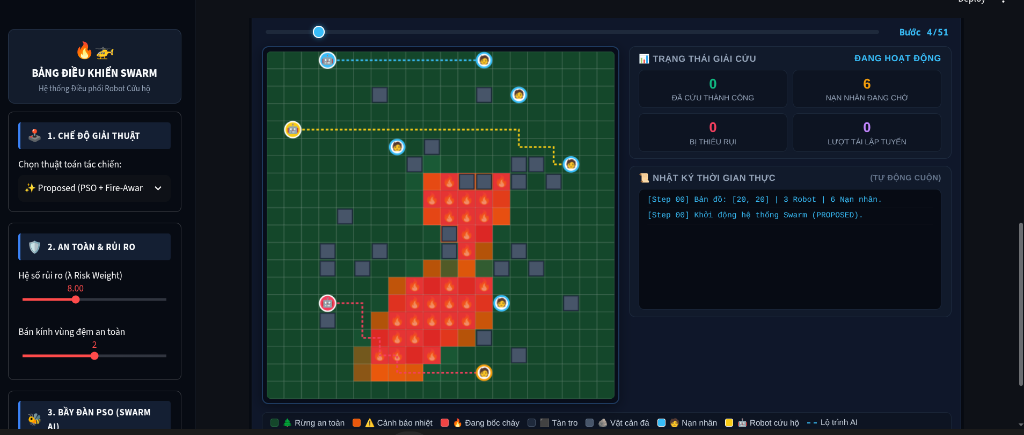
#> input picture assets/tactical_map_demo.png, 1024 x 435 px, found by its file name
$ python make_dashboard_asset.py
#> lines starting #> are read from the running program, lines starting #| are printed output that depends on the picture
from PIL import Image, ImageDraw, ImageFont

# Load both user images
im_map = Image.open("/home/duck/CLI/Wildfire-Rescue-Robotic/wildfire_rescue_swarm/assets/tactical_map_demo.png")
#> im_map is the input picture: PIL image 1024x435 RGBA; mean R, G, B, A 27.6, 37.4, 39.1, 255
im_top = Image.open("/home/duck/CLI/Wildfire-Rescue-Robotic/wildfire_rescue_swarm/assets/dashboard_overview.jpg")
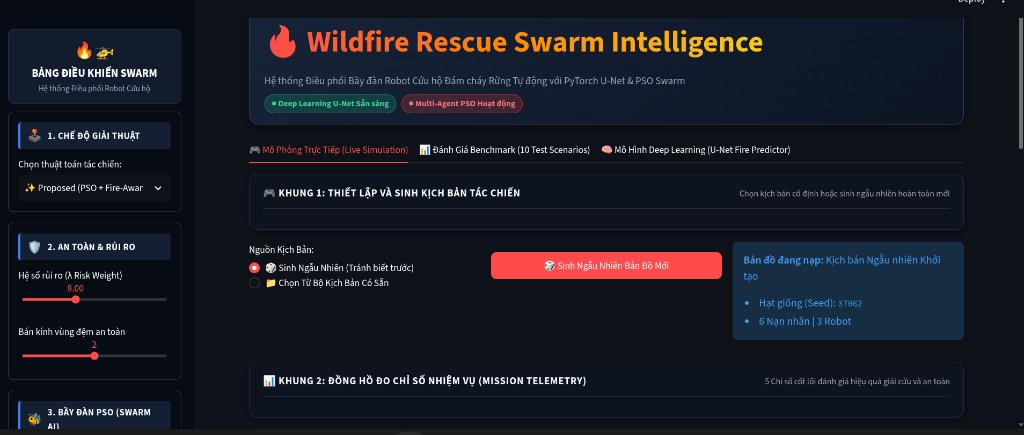
#> input picture assets/dashboard_overview.jpg, 1024 x 435 px, found by its file name
#> im_top is the input picture: PIL image 1024x435 RGB; mean R, G, B 25.4, 27.4, 37.4

# The map image is 1024 x 435. It shows the real full simulation!
# Let's create a high-fidelity showcase image with a stylish laptop/browser frame
w, h = 1024, 435
frame_w, frame_h = w + 20, h + 50
canvas = Image.new("RGB", (frame_w, frame_h), (15, 23, 42))
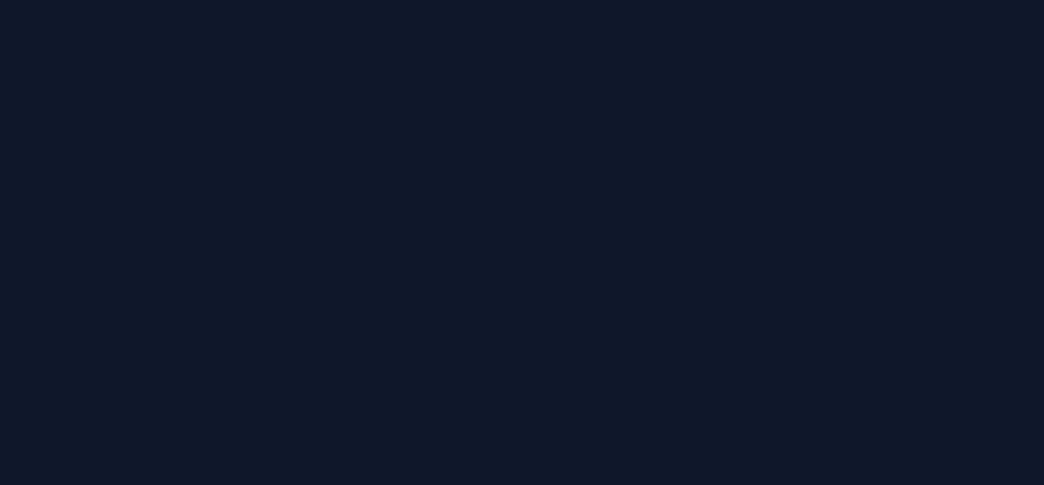
#> canvas: PIL image 1044x485 RGB; mean R, G, B 15, 23, 42
draw = ImageDraw.Draw(canvas)

# Browser header bar
draw.rectangle([0, 0, frame_w, 36], fill=(30, 41, 59))
# Window buttons
draw.ellipse([14, 12, 24, 22], fill=(239, 68, 68))
draw.ellipse([32, 12, 42, 22], fill=(245, 158, 11))
draw.ellipse([50, 12, 60, 22], fill=(16, 185, 129))

# URL bar
draw.rectangle([90, 8, frame_w - 90, 28], fill=(15, 23, 42))

# Paste dashboard
canvas.paste(im_map, (10, 40))
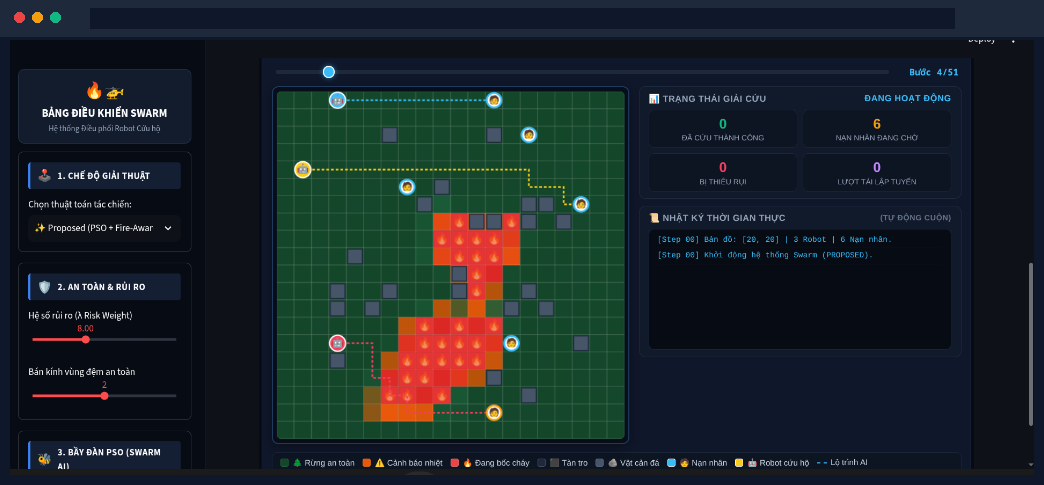
#> canvas: PIL image 1044x485 RGB; mean R, G, B 26.8, 36.5, 40.1

# Border around entire canvas
draw.rectangle([0, 0, frame_w - 1, frame_h - 1], outline=(56, 189, 248), width=2)

canvas.save("/home/duck/CLI/Wildfire-Rescue-Robotic/wildfire_rescue_swarm/assets/dashboard_mockup.png", quality=95)
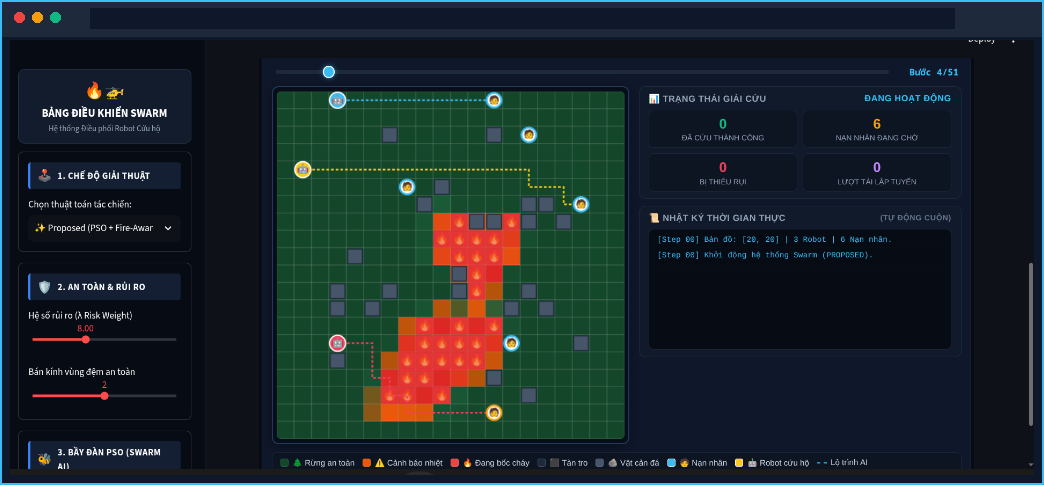
#> saved as dashboard_mockup.png: PIL image 1044x485 RGB; mean R, G, B 27.2, 38.4, 42.5
print("Saved dashboard_mockup.png:", canvas.size)
#| Saved dashboard_mockup.png: (1044, 485)
